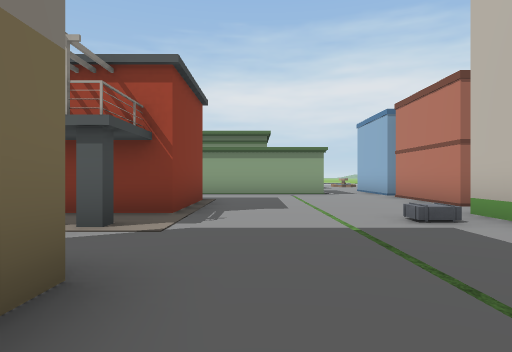
View 1 (above)

24 first-person views from a walk through a scene from a Unity 3-D project. The camera is 1.3 m above the floor, looks level and sees 75° across. The floor is counted in squares, 2.4 m on a side. Each view is taken from the middle of a square. On the plan, view 1 faces up. The plan holds only what a view shows up to about 9 squares ahead; the rest is blank. The place goes on beyond the plan. The player is left out. Some surface patterns are stand-ins.

View 2
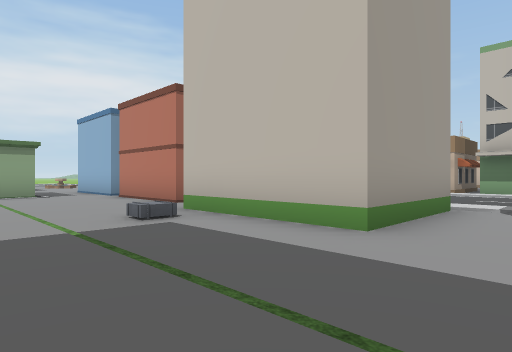

View 3
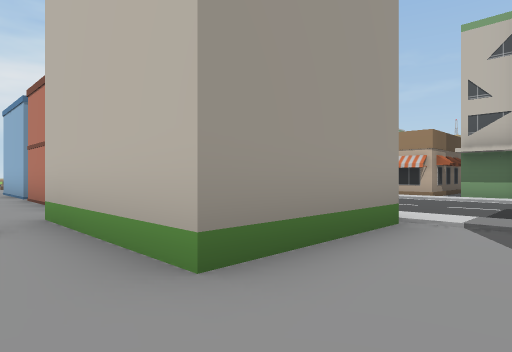

View 4
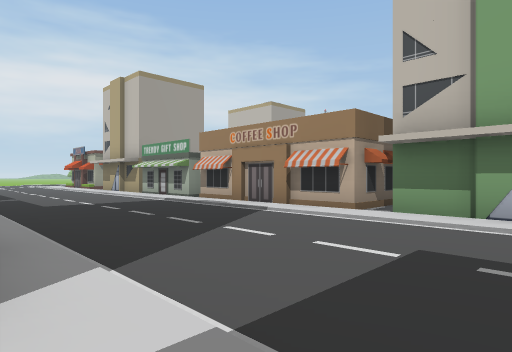

View 5
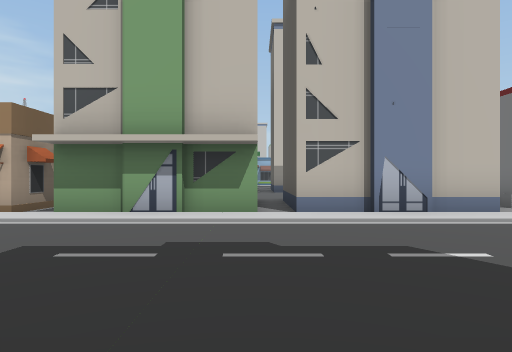

View 6
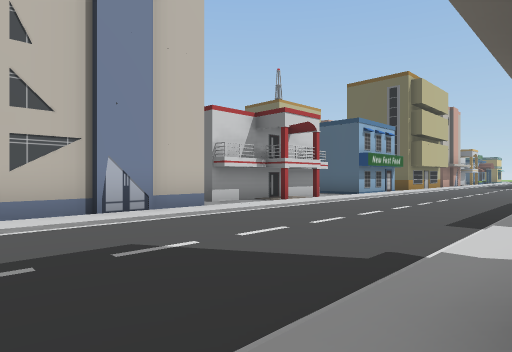

View 7
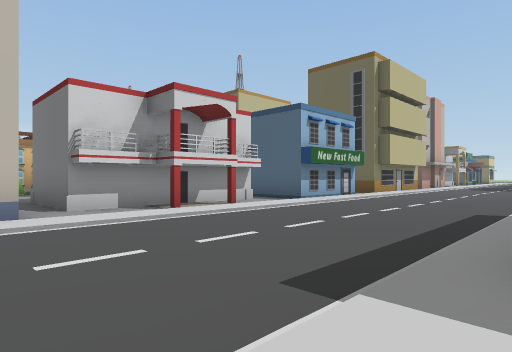

View 8
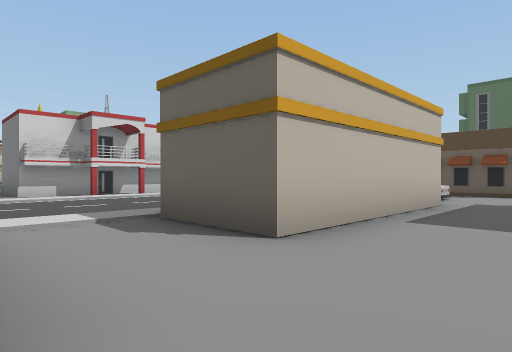

View 9
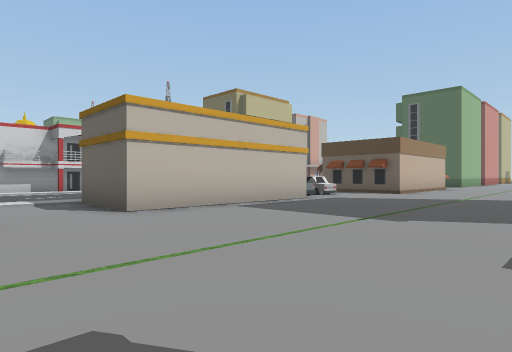

View 10
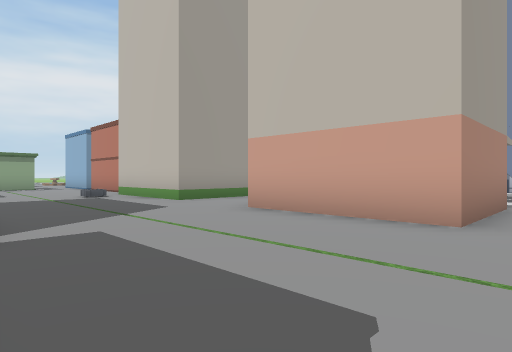

View 11
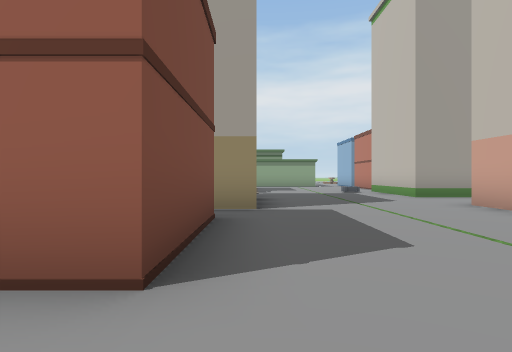

View 12
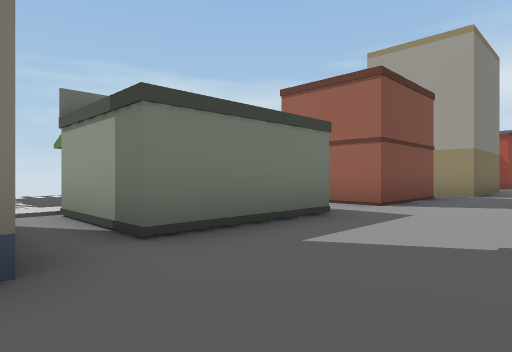

View 13
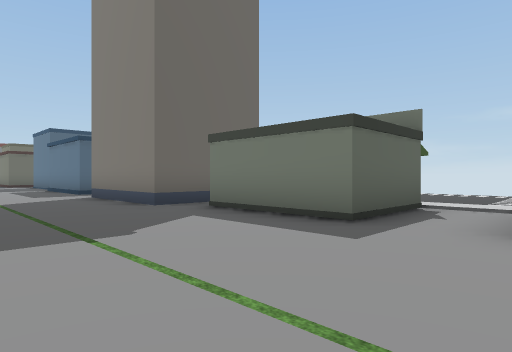

View 14
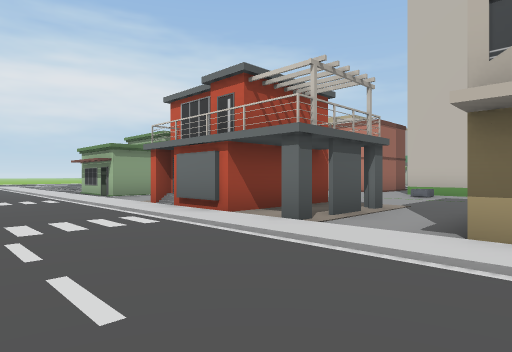

View 15
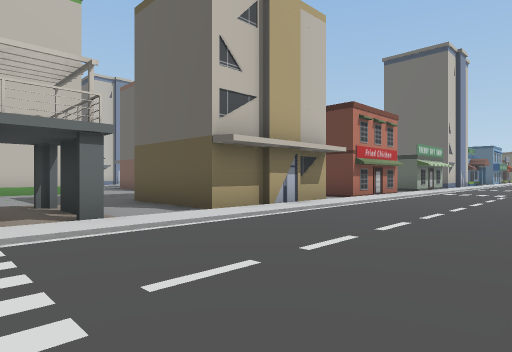

View 16
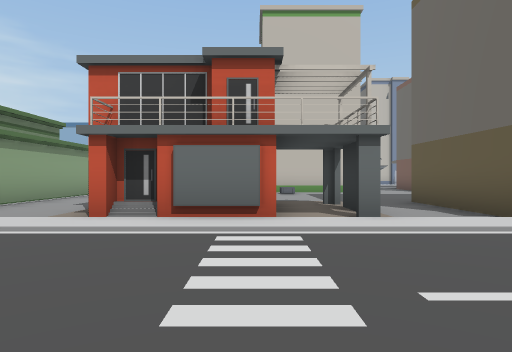

View 17
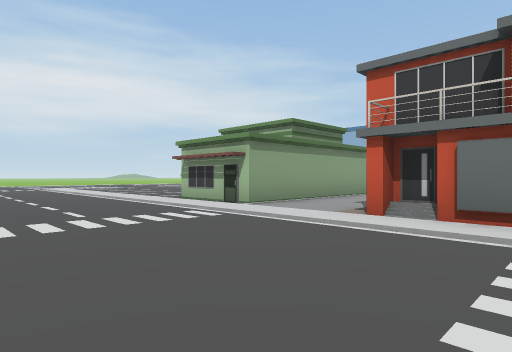

View 18
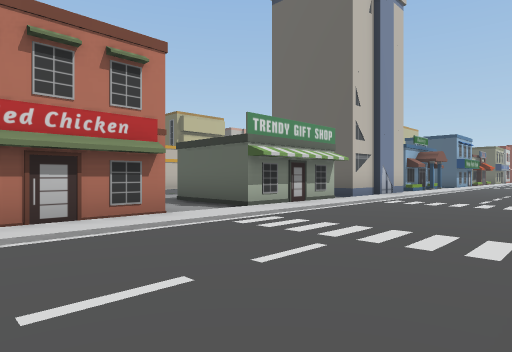

View 19
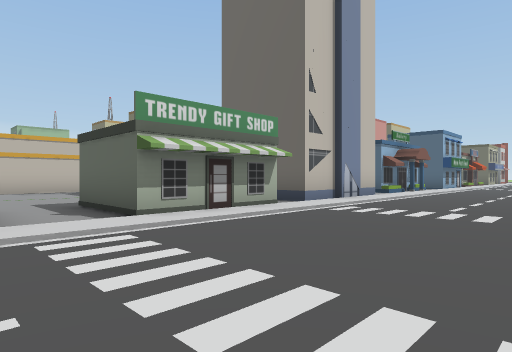

View 20
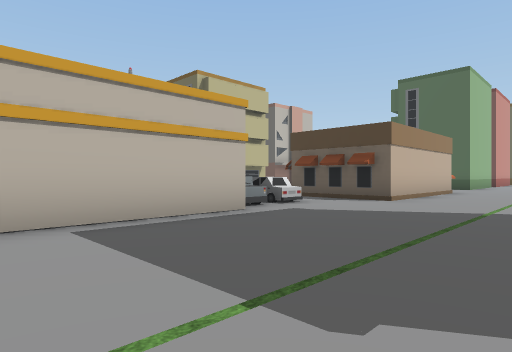

View 21
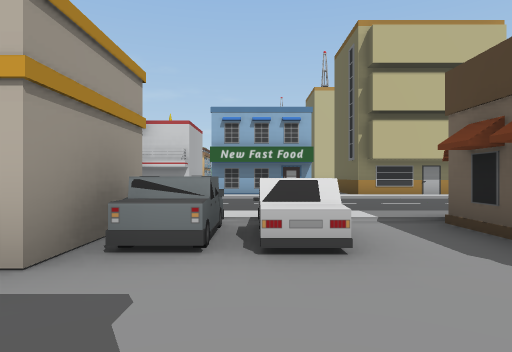

View 22
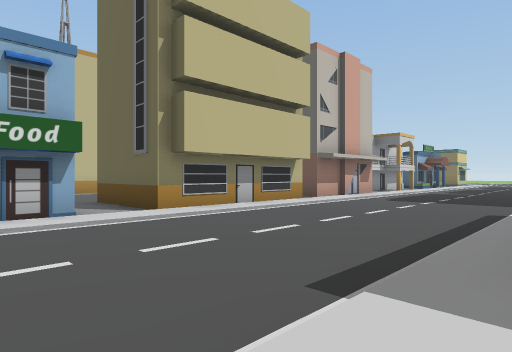

View 23
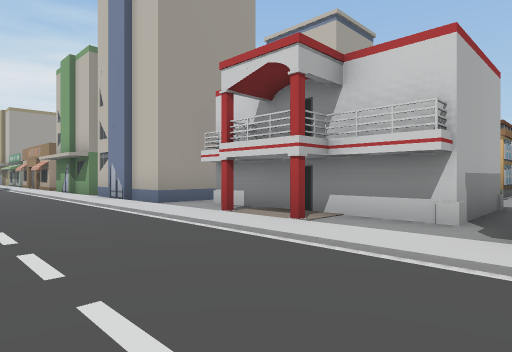

View 24
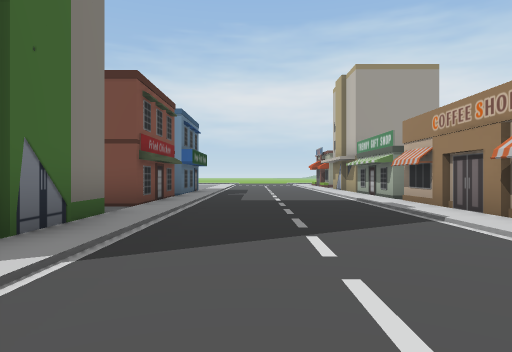

### Floor plan
Key: @ floor where view 1 was taken; # wall or solid block; . floor; / step, stairs or slope; O other object.
Columns run from 8 left of view 1 to 19 right of it. Each row starts with its distance up from view 1.
 10  ....OOOOOO.OOO...
  9 ..../........ ...../O
  8 ..../.......O O..../O
  7 .....##.....O O..../#
  6 ....###.....OOO..../#
  5 ....###.....  ...../#
  4 ....###.../O O...../#
  3 ..../......O  O..../##
  2 ..../......OOO...../O
  1 ..../OOO.........../O
  0  ...O  O@........../O
 -1  .../OOO...O  ...../O
 -2  .../......O  O..../OOO
 -3 ..../OO....O  O..../O
 -4 ..../OO....OOO...../O
 -5 ..../OO............/OOO
 -6 ..../............../###
 -7 ..../OO.....OOO....###
 -8 ..../OO.....O  ..../.#
 -9 ..../OO.....O  ..../.#   O##
-10  .../.......O O..../###....O
-11  .../OOO.....O...../O
-12  ...O  O.....O...../O
-13  .../O O.........../O
-14  .../O O.........../...
-15  ...   ....####..../OOO
-16         ...#   ....O
-17          ..#   ....O
-18                ....O
-19                .....
-20                .....O
-21                ....
-22                ...

Where each view was taken, in squares from view 1:
view 1: 0 up, 0 right, facing up
view 2: 0 up, 0 right, facing up-right
view 3: 0 up, 2 right, facing up-right
view 4: 0 up, 6 right, facing up-right
view 5: 1 down, 6 right, facing right
view 6: 1 down, 6 right, facing down-right
view 7: 4 down, 6 right, facing down-right
view 8: 4 down, 2 right, facing down-right
view 9: 4 down, 1 left, facing down-right
view 10: 5 down, 1 left, facing up-right
view 11: 7 down, 1 left, facing up
view 12: 11 down, 1 right, facing up-left
view 13: 5 down, 2 right, facing down-left
view 14: 1 up, 7 left, facing up-right
view 15: 5 up, 8 left, facing down-right
view 16: 5 up, 8 left, facing right
view 17: 5 up, 8 left, facing up-right
view 18: 3 down, 8 left, facing down-right
view 19: 5 down, 8 left, facing down-right
view 20: 7 down, 0 right, facing down-right
view 21: 12 down, 2 right, facing right
view 22: 12 down, 6 right, facing down-right
view 23: 11 down, 8 right, facing up-right
view 24: 0 up, 8 right, facing up
